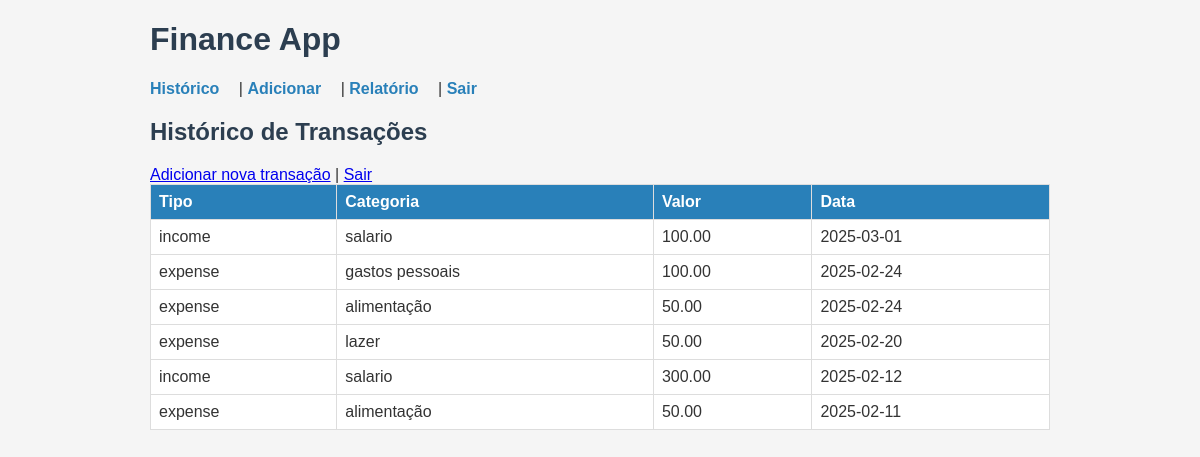
Screenshot of /history (signed in) with the database file from the repository.
### tables this page shows
CREATE TABLE transactions (
    id INTEGER PRIMARY KEY AUTOINCREMENT,
    user_id INTEGER NOT NULL,
    type TEXT NOT NULL CHECK(type IN ('income', 'expense')),
    category TEXT NOT NULL,
    amount REAL NOT NULL,
    date TEXT NOT NULL,
    FOREIGN KEY(user_id) REFERENCES users(id)
);

### app.py (the view)
@app.route("/history")
def history():
    if "user_id" not in session:
        flash("Faça login para acessar o histórico.")
        return redirect("/login")
    user_id = session["user_id"]
    db = get_db()
    transactions = db.execute(
        "SELECT type, category, amount, date FROM transactions WHERE user_id = ? ORDER BY date DESC",
        (user_id,)
    ).fetchall()
    db.close()
    return render_template("history.html", transactions=transactions)

### app.py (called while the page is built)
def get_db():
    conn = sqlite3.connect("finance.db")
    conn.row_factory = sqlite3.Row
    return conn

### templates/history.html
{% extends "layout.html" %}
{% block content %}
<h2>Histórico de Transações</h2>
<a href="/add">Adicionar nova transação</a> | <a href="/logout">Sair</a>
{% if transactions %}
<table border="1" cellpadding="5">
    <thead>
        <tr>
            <th>Tipo</th>
            <th>Categoria</th>
            <th>Valor</th>
            <th>Data</th>
        </tr>
    </thead>
    <tbody>
    {% for t in transactions %}
        <tr>
            <td>{{ t['type'] }}</td>
            <td>{{ t['category'] }}</td>
            <td>{{ "%.2f"|format(t['amount']) }}</td>
            <td>{{ t['date'] }}</td>
        </tr>
    {% endfor %}
    </tbody>
</table>
{% else %}
<p>Nenhuma transação encontrada.</p>
{% endif %}
{% endblock %}

### templates/layout.html (shortened to what this page needs)
<!DOCTYPE html>
<html lang="pt-br">
<head>
    <link rel="stylesheet" href="{{ url_for('static', filename='style.css') }}">
</head>
<body>
    <h1>Finance App</h1>
    <nav>
        {% if session.user_id %}
            <a href="/history">Histórico</a> |
            <a href="/add">Adicionar</a> |
            <a href="/report">Relatório</a> |
            <a href="/logout">Sair</a>
        {% else %}
            <a href="/login">Login</a> |
            <a href="/register">Registrar</a>
        {% endif %}
    </nav>
    {% block content %}{% endblock %}
</body>
</html>

### static/style.css (style rules this page uses)
body { font-family: Arial, sans-serif; max-width: 900px; margin: 20px auto; padding: 0 20px; background-color: #f5f5f5; color: #333; }
h1, h2, h3, h4 { color: #2c3e50; }
nav a { text-decoration: none; color: #2980b9; margin-right: 15px; font-weight: bold; }
table { border-collapse: collapse; width: 100%; background: white; margin-bottom: 20px; }
table, th, td { border: 1px solid #ddd; }
th, td { padding: 8px; text-align: left; }
th { background-color: #2980b9; color: white; }

### rows the page displays
transactions: type "income", category "salario", amount "100.00", date "2025-03-01"
transactions: type "expense", category "gastos pessoais", amount "100.00", date "2025-02-24"
transactions: type "expense", category "alimentação", amount "50.00", date "2025-02-24"
transactions: type "expense", category "lazer", amount "50.00", date "2025-02-20"
transactions: type "income", category "salario", amount "300.00", date "2025-02-12"
transactions: type "expense", category "alimentação", amount "50.00", date "2025-02-11"
